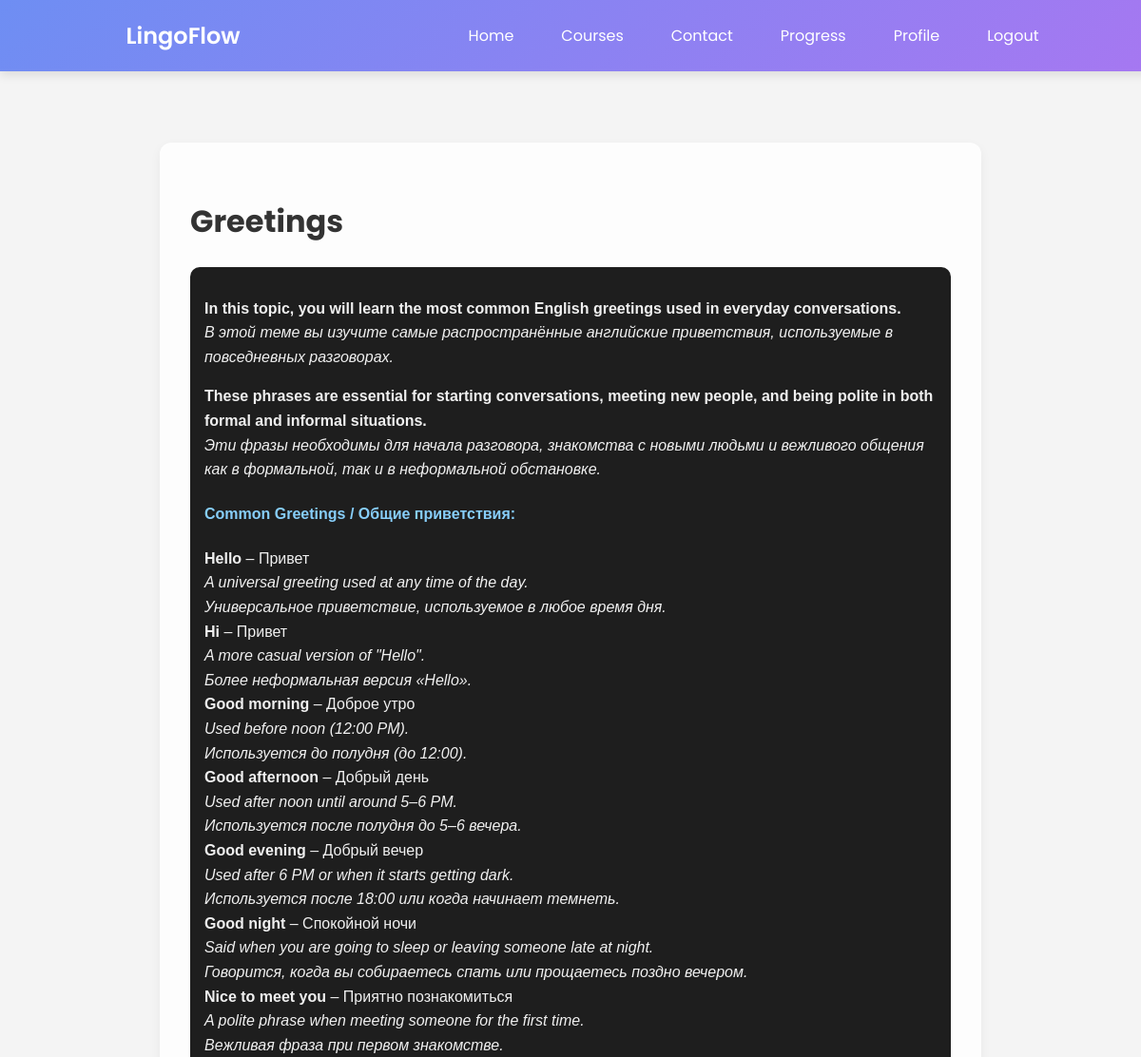
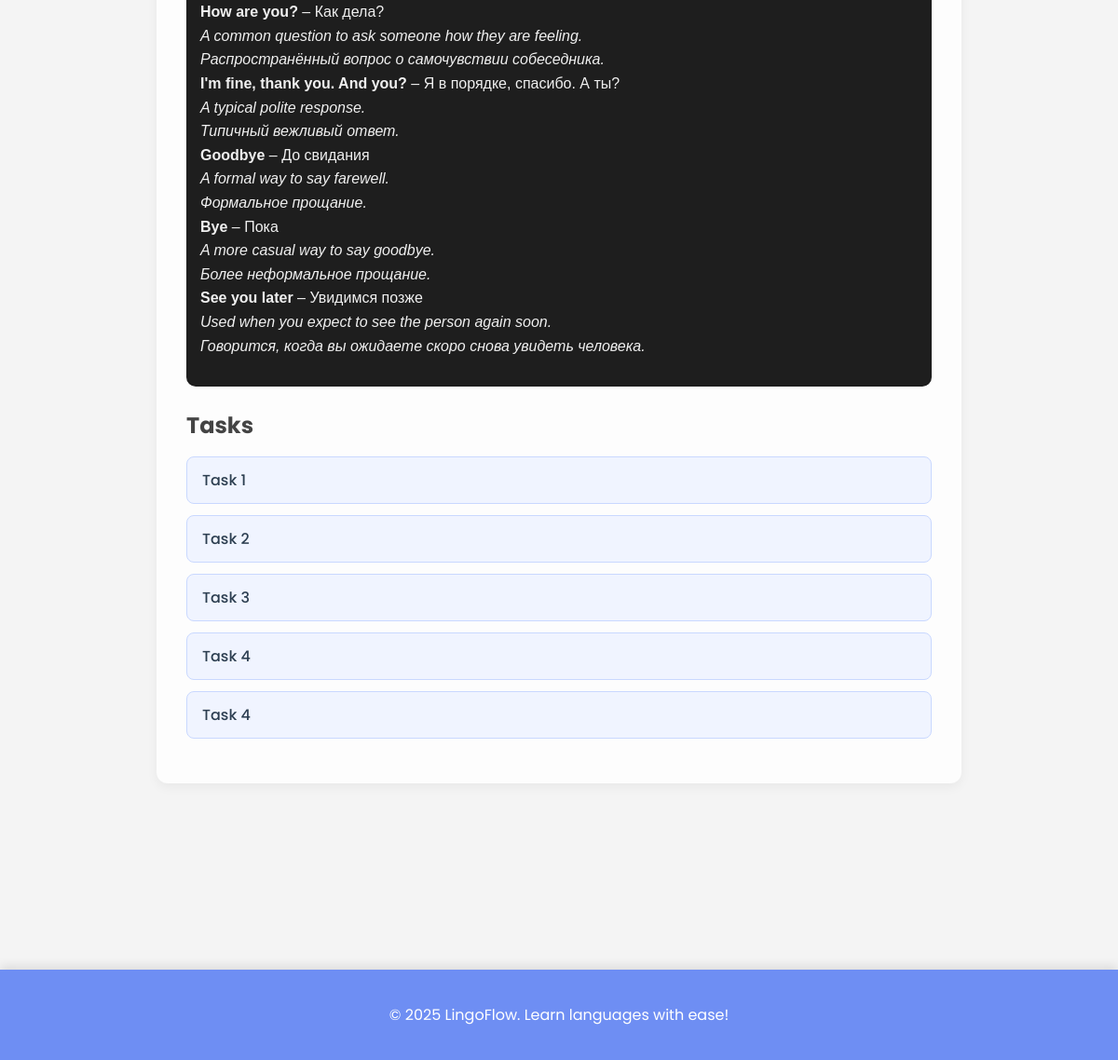
The page /courses/topic/2 (signed in) on the database its author committed (2 pictures, top to bottom).
### courses/models.py (models this page shows, shortened)
class Topic(models.Model):
    course = models.ForeignKey(Course, on_delete=models.CASCADE, related_name="topics")
    title = models.CharField(max_length=255)
    explanation = models.TextField()
    order = models.PositiveIntegerField()
    class Meta:
        ordering = ["order"]

class Task(models.Model):
    type_choices = [
        ("1", "Missed Word"),
        ("2", "Ordering"),
        ("3", "Pronunciation"),
        ("4", "Audition")
    ]
    topic = models.ForeignKey(Topic, on_delete=models.CASCADE, related_name="tasks")
    title = models.CharField(max_length=255, default=None, blank=True)
    type = models.CharField(max_length=1, choices=type_choices)
    question = models.TextField()
    sentence_without_a_word = models.TextField(blank=True)
    variants = models.JSONField(default=list, blank=True)
    missed_word = models.TextField(blank=True)
    sentence_for_ordering = models.TextField(blank=True)
    mp3 = models.FileField(upload_to="mp3/", blank=True)
    text_to_speech = models.TextField(blank=True)
    order = models.PositiveIntegerField(blank=True, default=1)
    class Meta:
        ordering = ["order"]

### courses/views.py (the view)
# urls.py: path('topic/<int:topic_id>', views.selected_topic, name='selected_topic'),
@login_required
def selected_topic(request, topic_id):
    topic = Topic.objects.get(id=topic_id)
    if not topic:
        return render(request, "404.html", status=404)
    tasks = Task.objects.filter(topic=topic_id).all()
    return render(request, "courses/selected_topic.html", {"topic": topic, "tasks": tasks})

### templates/courses/selected_topic.html (shortened to what this page needs)
{% extends 'base.html' %}
{% block content %}
<section class="topic-container" style="margin-top: 150px; margin-bottom: 200px;">
    <div class="topic-header">
        <h2>{{ topic.title }}</h2>
        <p class="explanation">{{ topic.explanation|safe }}</p>
    </div>
    <div class="task-list">
        <h3>Tasks</h3>
        <ul>
            {% for task in tasks %}
                <li class="task-item">
                    <a href="{% url 'courses:task_detail' task.id %}">{{ task.title }}</a>
                </li>
            {% empty %}
                <li>No tasks available for this topic yet.</li>
            {% endfor %}
        </ul>
    </div>
</section>
{% endblock %}

### account/static/css/styles.css (style rules this page uses)
body { font-family: 'Poppins', sans-serif; margin: 0; padding: 0; background-color: #f4f4f4; color: #333; }
.topic-container { max-width: 800px; margin: 2rem auto; padding: 2rem; background-color: #fdfdfd; box-shadow: 0 4px 12px rgba(0, 0, 0, 0.05); border-radius: 12px; }
.topic-header h2 { font-size: 2rem; color: #333; margin-bottom: 0.5rem; }
.explanation { color: #555; font-size: 1.1rem; margin-bottom: 1.5rem; }
.task-list h3 { font-size: 1.5rem; color: #444; margin-bottom: 1rem; }
.task-list ul { list-style: none; padding: 0; }
.task-item { padding: 0.75rem 1rem; background-color: #f0f4ff; border: 1px solid #c9d8ff; border-radius: 8px; margin-bottom: 0.75rem; transition: background-color 0.2s; }
.task-item a { text-decoration: none; color: #2c3e50; font-weight: 500; }

### rows shown on the page
Topic: title "Greetings", explanation "In this topic, you will learn the most common English greetings used in everyday conversations. В этой теме вы изучите самые распространённые английские приветствия, используемые в повседневных разговорах. These phrases are essential for starting conversations, meeting new people, and being polite in both formal and informal situations. Эти фразы необходимы для начала разговора, знакомства с новыми людьми и вежливого общения как в формальной, так и в неформальной обстановке. Common Greetings / Общие приветствия: Hello – Привет A universal greeting used at any time of the day. Универсальное приветствие, используемое в любое время дня. Hi – Привет A more casual version of \"Hello\". Более…"
Task: title "Task 1"
Task: title "Task 2"
Task: title "Task 3"
Task: title "Task 4"
Task: title "Task 4"
